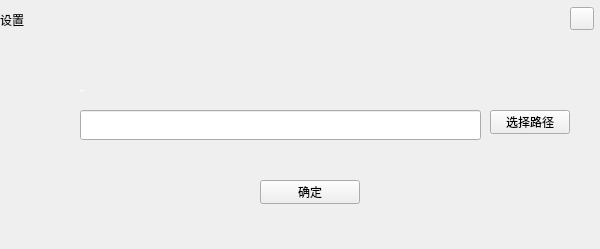
<?xml version="1.0" encoding="UTF-8"?>
<ui version="4.0">
 <class>SelectPathWidget</class>
 <widget class="QWidget" name="SelectPathWidget">
  <property name="geometry">
   <rect>
    <x>0</x>
    <y>0</y>
    <width>600</width>
    <height>249</height>
   </rect>
  </property>
  <property name="font">
   <font>
    <family>微软雅黑</family>
   </font>
  </property>
  <property name="windowTitle">
   <string>Form</string>
  </property>
  <widget class="QToolButton" name="pathBtn">
   <property name="geometry">
    <rect>
     <x>490</x>
     <y>110</y>
     <width>80</width>
     <height>24</height>
    </rect>
   </property>
   <property name="font">
    <font>
     <family>微软雅黑</family>
     <weight>50</weight>
     <italic>false</italic>
     <bold>false</bold>
    </font>
   </property>
   <property name="cursor">
    <cursorShape>PointingHandCursor</cursorShape>
   </property>
   <property name="styleSheet">
    <string notr="true"/>
   </property>
   <property name="text">
    <string>选择路径</string>
   </property>
  </widget>
  <widget class="QLineEdit" name="pathLineEdit">
   <property name="geometry">
    <rect>
     <x>80</x>
     <y>110</y>
     <width>401</width>
     <height>30</height>
    </rect>
   </property>
   <property name="font">
    <font>
     <family>微软雅黑</family>
     <weight>50</weight>
     <italic>false</italic>
     <bold>false</bold>
    </font>
   </property>
   <property name="styleSheet">
    <string notr="true"/>
   </property>
   <property name="text">
    <string/>
   </property>
   <property name="readOnly">
    <bool>true</bool>
   </property>
  </widget>
  <widget class="QLabel" name="label">
   <property name="geometry">
    <rect>
     <x>80</x>
     <y>80</y>
     <width>80</width>
     <height>20</height>
    </rect>
   </property>
   <property name="font">
    <font>
     <family>微软雅黑</family>
     <pointsize>-1</pointsize>
     <weight>50</weight>
     <italic>false</italic>
     <bold>false</bold>
    </font>
   </property>
   <property name="styleSheet">
    <string notr="true">color: rgb(255, 255, 255);font: 16px &quot;微软雅黑&quot;;</string>
   </property>
   <property name="text">
    <string>存储路径:</string>
   </property>
  </widget>
  <widget class="QToolButton" name="okBtn">
   <property name="geometry">
    <rect>
     <x>260</x>
     <y>180</y>
     <width>100</width>
     <height>24</height>
    </rect>
   </property>
   <property name="font">
    <font>
     <family>微软雅黑</family>
     <weight>50</weight>
     <italic>false</italic>
     <bold>false</bold>
    </font>
   </property>
   <property name="cursor">
    <cursorShape>PointingHandCursor</cursorShape>
   </property>
   <property name="styleSheet">
    <string notr="true"/>
   </property>
   <property name="text">
    <string>确定</string>
   </property>
  </widget>
  <widget class="QLabel" name="title_Label">
   <property name="geometry">
    <rect>
     <x>0</x>
     <y>0</y>
     <width>600</width>
     <height>40</height>
    </rect>
   </property>
   <property name="styleSheet">
    <string notr="true"/>
   </property>
   <property name="text">
    <string>设置</string>
   </property>
  </widget>
  <widget class="QToolButton" name="closeBtn">
   <property name="geometry">
    <rect>
     <x>570</x>
     <y>7</y>
     <width>24</width>
     <height>23</height>
    </rect>
   </property>
   <property name="cursor">
    <cursorShape>PointingHandCursor</cursorShape>
   </property>
   <property name="focusPolicy">
    <enum>Qt::NoFocus</enum>
   </property>
   <property name="text">
    <string/>
   </property>
  </widget>
  <widget class="QLabel" name="tiplabel">
   <property name="geometry">
    <rect>
     <x>85</x>
     <y>147</y>
     <width>371</width>
     <height>16</height>
    </rect>
   </property>
   <property name="text">
    <string/>
   </property>
  </widget>
 </widget>
 <resources/>
 <connections/>
</ui>
